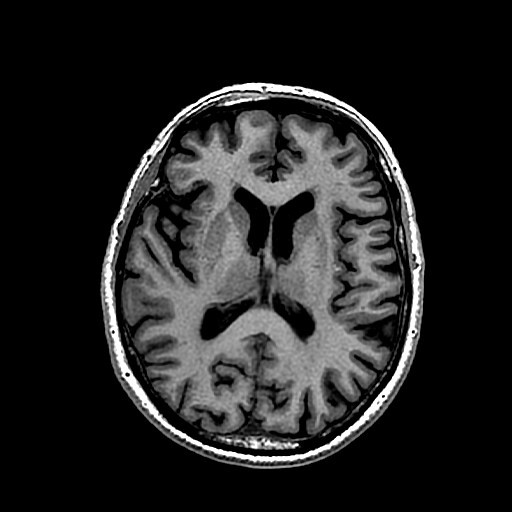
#> input picture Assignment/Brain_og.jpg, 512 x 512 px
$ python a2.py
#> lines starting #> are read from the running program, lines starting #| are printed output that depends on the picture
"""
Brain Imaging Methods | Assignment - II | Basic Image processing and Gaussian Smoothening

@Author: Shriraj  Sawant
@Roll_No: 19350006
@PhD_Scholar
@BRaINLab_IITGN

"""

#Import Statements
import numpy as np
from scipy import ndimage
import matplotlib.pyplot as plt

img = plt.imread("Brain_og.jpg") #Read image
#> img is the input picture: shape (512, 512); min 0, max 255, mean 35.7
print("Shape of the image is: ")
print(img.shape) #show image dimensions
#| (512, 512)
plt.imshow(img, cmap='Greys_r') #start plotting image
plt.title("Original Brain Image with shape {}x{}".format(img.shape[0], img.shape[1])) #add title and image dimensions
plt.show() #display image on screen

plt.hist(img.ravel(),256,[0,256]) #plot histogram
plt.title("Histogram for the Original Brain Image")
plt.xlabel('Intensity [0-256] | Bins = 256')
plt.ylabel('No. of Pixels')
plt.show() #display histogram
#> figure, not shown here; tallest bar 168275 high, from x = 0 to 1

plt.hist(img.ravel(),10,[0,256]) #plot histogram
plt.title("Histogram for the Original Brain Image")
plt.xlabel('Intensity [0-256] | Bins = 10')
plt.ylabel('No. of Pixels')
plt.show() #display histogram
#> figure, not shown here; tallest bar 184127 high, from x = -1.78e-15 to 25.6

#Gaussian Smoothening
sigmas=[5, 10, 20, 30, 40, 50] #levels of gaussian smoothening

for sigma in sigmas:
  smooth_img = ndimage.gaussian_filter(img, sigma) #applied gaussian smoothening with corresponding sigma

  plt.imshow(smooth_img, cmap='Greys_r') #start plotting image
  plt.title("Smoothened Brain Image with shape {}x{} & sigma = {}".format(smooth_img.shape[0], smooth_img.shape[1], sigma)) #add title and image dimensions
  plt.show() #display image on screen

  plt.hist(smooth_img.ravel(),256,[0,256]) #plot histogram
  plt.title("Histogram for the Smoothened Brain Image")
  plt.xlabel('Intensity [0-256] | Bins = 256 | Sigma = {}'.format(sigma))
  plt.ylabel('No. of Pixels')
  plt.show() #display histogram

  plt.hist(smooth_img.ravel(),10,[0,256]) #plot histogram
  plt.title("Histogram for the Smoothened Brain Image")
  plt.xlabel('Intensity [0-256] | Bins = 10 | Sigma = {}'.format(sigma))
  plt.ylabel('No. of Pixels')
  plt.show() #display histogram
#> this loop made 6 passes
#> pass 1, `smooth_img = ndimage.gaussian_filter(img, sigma)`:
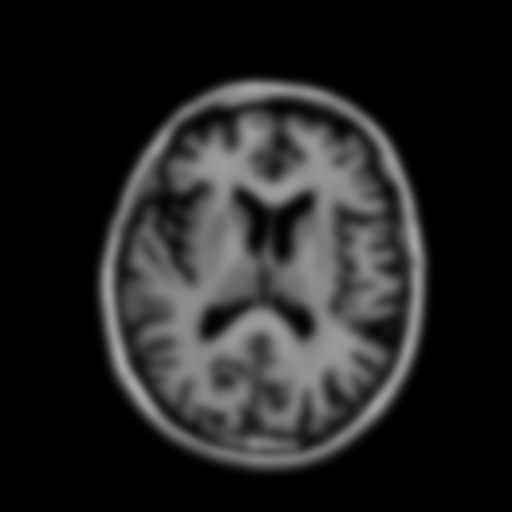
#> smooth_img: shape (512, 512); min 0, max 166, mean 35.3
#> pass 1, `plt.show()`:
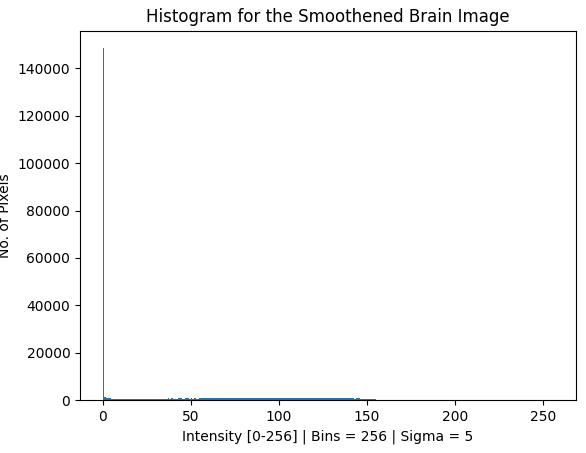
#> figure drawn by matplotlib, 1 panel; tallest bar 148504 high, from x = 0 to 1
#> pass 1, `plt.show()`:
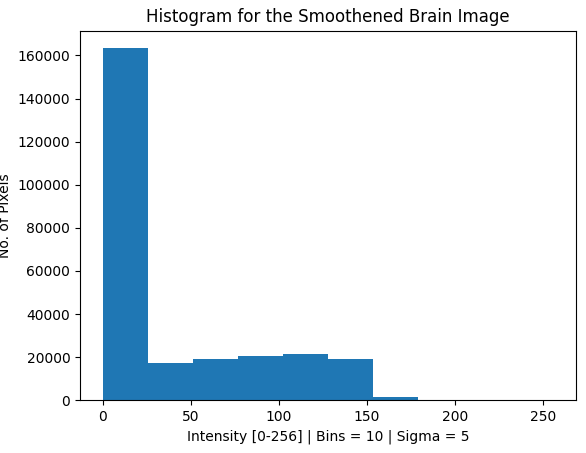
#> figure drawn by matplotlib, 1 panel; tallest bar 163367 high, from x = -1.78e-15 to 25.6
#> pass 2, `plt.show()`:
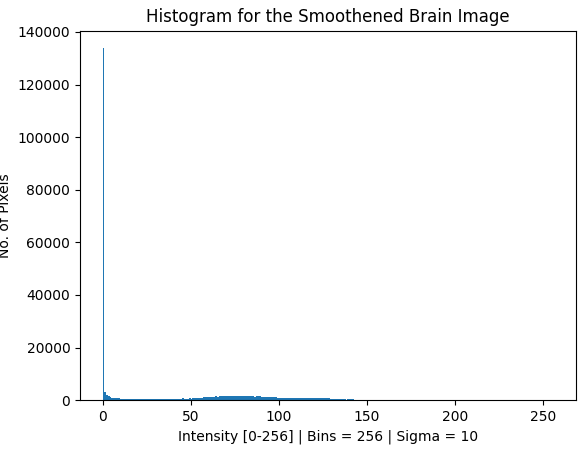
#> figure drawn by matplotlib, 1 panel; tallest bar 133830 high, from x = 0 to 1
#> pass 2, `plt.show()`:
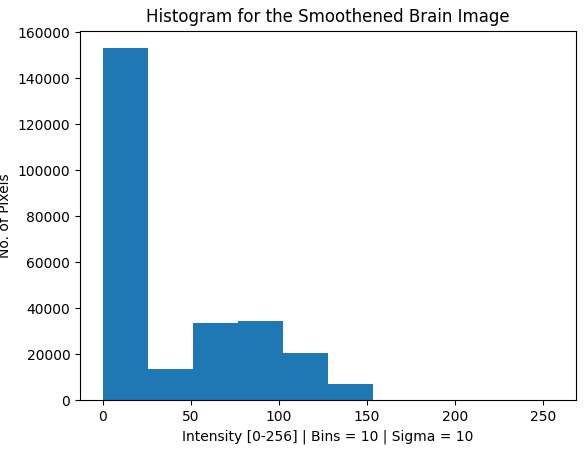
#> figure drawn by matplotlib, 1 panel; tallest bar 153036 high, from x = -1.78e-15 to 25.6
#> pass 3, `smooth_img = ndimage.gaussian_filter(img, sigma)`:
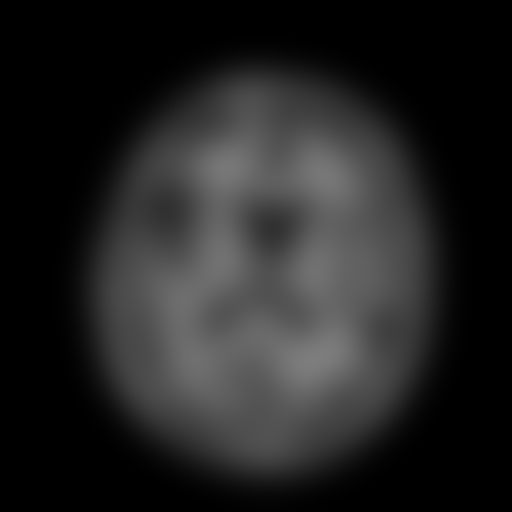
#> smooth_img: shape (512, 512); min 0, max 125, mean 35.1
#> after the loop:
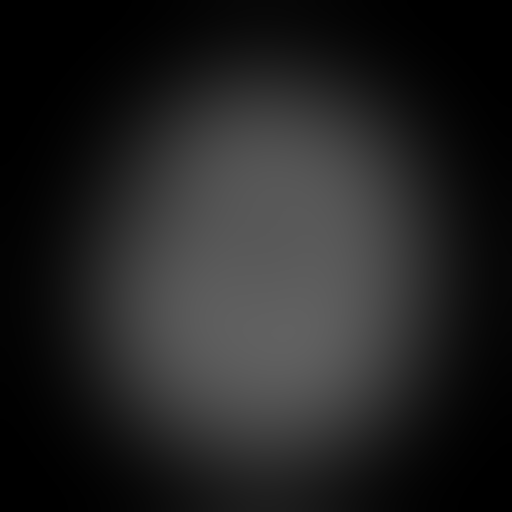
#> smooth_img: shape (512, 512); min 0, max 97, mean 34.9

print("Program ran successfully!")
